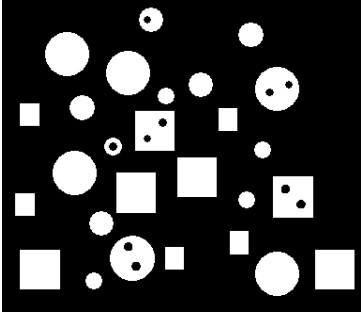
#> input picture SEM6/IPU/CSL444-S23 Prog. Assig2/CSL444-S23 Prog. Assig2/imghole.jpg, 361 x 312 px
$ jupyter execute BT20CSE032_IPUASSIGN2.ipynb
#> lines starting #> are read from the running program, lines starting #| are printed output that depends on the picture; after the words box and inside, x2 and y2 are one past the last pixel; in counts of white or black regions, pixels touching at a corner belong together
#> further down, img is the input picture: shape (312, 361); min 0, max 255, mean 55.5
[cell 1]
#importing libraries
import cv2 as cv2
import numpy as np
import matplotlib.pyplot as plt
import sys

# 1Q. Implement a function Count_hole( ) that takes a black and white image (imghole.jpg) as input and returns number of holes in that image. Use morphological and logical operations in the Count_hole() function implementation.

[cell 2]
import cv2
import numpy as np

def count_holes(image):
    # Preprocessing steps
    kernel = cv2.getStructuringElement(cv2.MORPH_ELLIPSE, (5,5))
    opened = cv2.morphologyEx(image, cv2.MORPH_OPEN, kernel)
    cv2.imshow('opened', opened)
    cv2.waitKey(0)
    _, thresholded = cv2.threshold(opened, 0, 255, cv2.THRESH_BINARY+cv2.THRESH_OTSU)
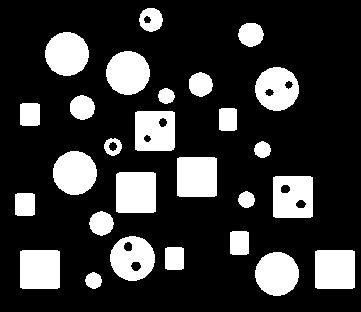
#> thresholded: shape (312, 361); 21.2% white; 27 white regions, largest, box (x1, y1, x2, y2) and area: (116, 172, 156, 213) 1630, (177, 157, 217, 197) 1592, (20, 250, 60, 289) 1552
    cv2.imshow('thresholded', thresholded)
    cv2.waitKey(0)
    # Invert the thresholded image
    inverted = cv2.bitwise_not(thresholded)
    cv2.imshow('inverted', inverted)
    cv2.waitKey(0)
    # Perform connected component labeling
    _, labels = cv2.connectedComponents(inverted)
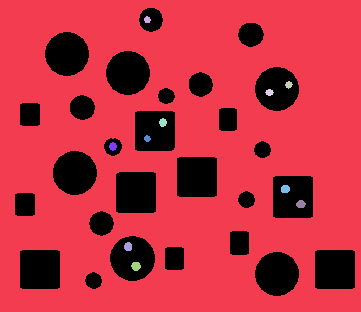
#> labels: shape (312, 361) int32; 12 distinct labels, from 0 to 11; one colour per label, 0 black

    # Subtract 1 from the total number of labels to account for the background label
    hole_count = labels.max() - 1
#> hole_count = 10

    return hole_count


image_path = "imghole.jpg"
img=cv2.imread("imghole.jpg",0)
num_holes = count_holes(img)
#> num_holes = 10
print('Number of holes:', num_holes)
#| Number of holes: 10

# 2Q. Implement a program that uses thresholding and morphological operations to segment the organ of interest in the given CT image, abdomen.jpg. Organs of interest are shown in the below image

[cell 3]
import cv2
import numpy as np
import matplotlib.pyplot as plt

# Read input image
img = cv2.imread("abdomen.jpg")
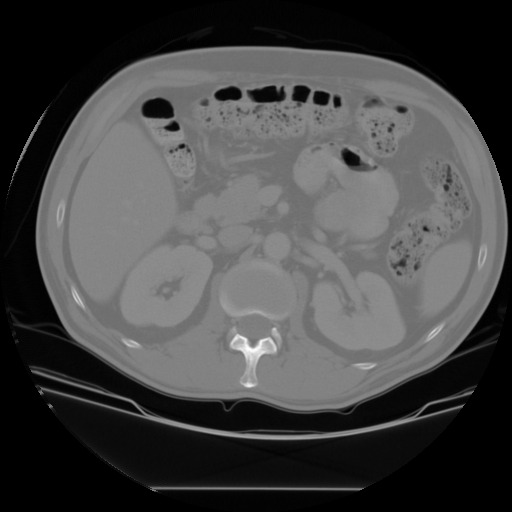
#> input picture SEM6/IPU/CSL444-S23 Prog. Assig2/CSL444-S23 Prog. Assig2/abdomen.jpg, 512 x 512 px
#> img is the input picture: shape (512, 512, 3); min 0, max 255, mean 69.8

# Convert to grayscale
gray = cv2.cvtColor(img, cv2.COLOR_BGR2GRAY)

gray = cv2.GaussianBlur(gray, (5, 5), 0)

ret, thresh = cv2.threshold(gray, 130, 255, cv2.THRESH_BINARY)
#> thresh: shape (512, 512); 17.6% white; 193 white regions (135 under 20 px), largest, box (x1, y1, x2, y2) and area: (70, 123, 175, 298) 11859, (218, 233, 300, 393) 6761, (308, 245, 405, 350) 5450
# Apply morphological operations
kernel = cv2.getStructuringElement(cv2.MORPH_ELLIPSE,(6,6))
opening = cv2.morphologyEx(thresh, cv2.MORPH_OPEN, kernel, iterations=2)
#> opening: shape (512, 512); 14.4% white; 15 white regions

# Find contours and draw them on the image
contours, hierarchy = cv2.findContours(opening, cv2.RETR_EXTERNAL, cv2.CHAIN_APPROX_SIMPLE)
#> contours = 15 contours; largest, box (x1, y1, x2, y2) and area: (72, 125, 176, 299) 11569, (123, 247, 213, 328) 5330, (315, 274, 406, 352) 4512, (220, 235, 298, 323) 4336, (325, 171, 399, 240) 3304
cv2.drawContours(opening, contours, -1, (0, 255, 0), 3)
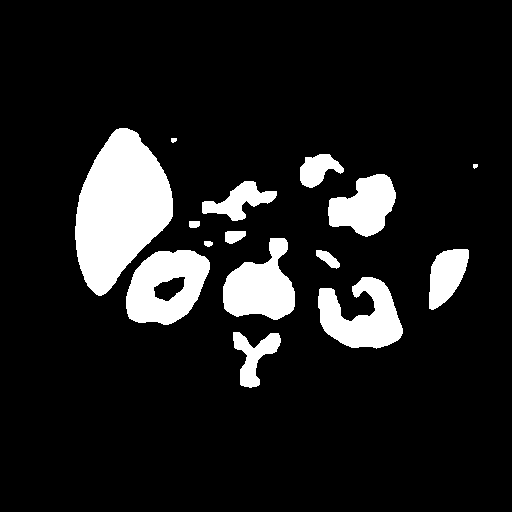
#> opening: shape (512, 512); 11.7% white; 15 white regions, largest, box (x1, y1, x2, y2) and area: (75, 128, 173, 296) 10642, (126, 250, 210, 325) 4265, (223, 238, 295, 320) 3685
ans=cv2.dilate(opening, kernel, iterations=1)
#> ans: shape (512, 512); 14.4% white; 15 white regions, largest, box (x1, y1, x2, y2) and area: (73, 126, 176, 299) 11792, (124, 248, 213, 328) 5201, (316, 275, 406, 352) 4657
num_labels, labels = cv2.connectedComponents(ans)
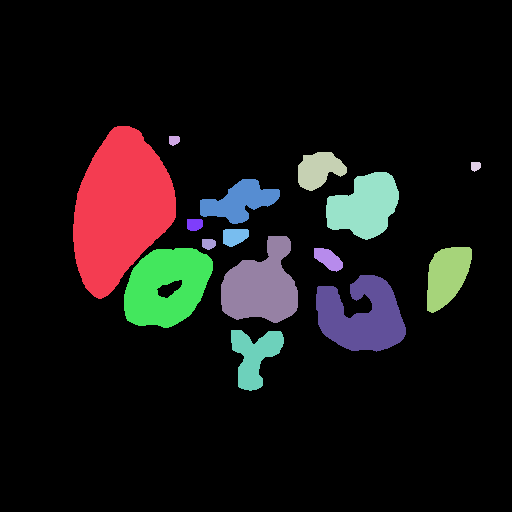
#> labels: shape (512, 512) int32; 16 distinct labels, from 0 to 15; one colour per label, 0 black
#> num_labels = 16

    # Map component labels to hue val, 0-179 is the hue range in OpenCV
label_hue = np.uint8(179*labels/np.max(labels))
blank_ch = 255*np.ones_like(label_hue)
labeled_img = cv2.merge([label_hue, blank_ch, blank_ch])

    # Converting cvt to BGR
labeled_img = cv2.cvtColor(labeled_img, cv2.COLOR_HSV2BGR)

    # set bg label to black
labeled_img[label_hue==0] = 0

fig=plt.figure(figsize=(30,30))
fig.add_subplot(2,3,1)
plt.gray()
plt.imshow(img)
plt.title("Original image")
fig.add_subplot(2,3,2)
plt.gray()
plt.imshow(opening)
plt.title("Segmented image")
fig.add_subplot(2,3,3)
plt.gray()
plt.imshow(cv2.cvtColor(labeled_img, cv2.COLOR_BGR2RGB))
plt.title("Segmented Color image")
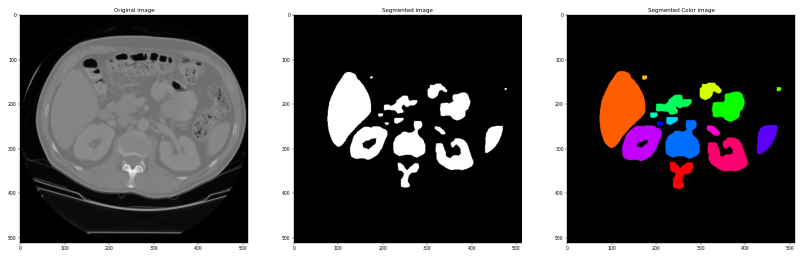
#> figure drawn by matplotlib, 3 panels
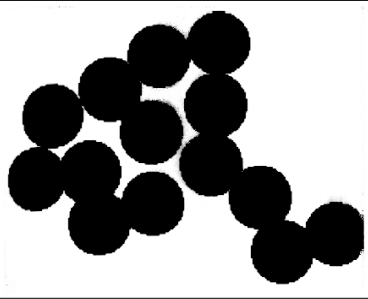
#> input picture SEM6/IPU/CSL444-S23 Prog. Assig2/CSL444-S23 Prog. Assig2/disks.png, 368 x 299 px
#> further down, img is the input picture: shape (299, 368, 3); min 0, max 255, mean 152.5

# 3Q. Implement your own program to detect number of circles in the image disks.png using the circle Hough transforms method and compare the obtained output with built-in function output.

[cell 4]
def Hough_transform(image_path):

    # Load the image and convert it to grayscale
#> called with image_path = 'disks.png'
    img = cv2.imread(image_path)
    gray = cv2.cvtColor(img, cv2.COLOR_BGR2GRAY)
#> gray: shape (299, 368)

    # Define the range of radii of circles to detect
    min_radius = 20
    max_radius = 50
    num_radii = max_radius - min_radius + 1
    radii = np.arange(min_radius, max_radius+1)

    # Initialize the accumulator array with zeros
    accumulator = np.zeros((gray.shape[0], gray.shape[1], num_radii))

    # Threshold the image to get the edge map
    edges = cv2.Canny(gray, 50, 150)
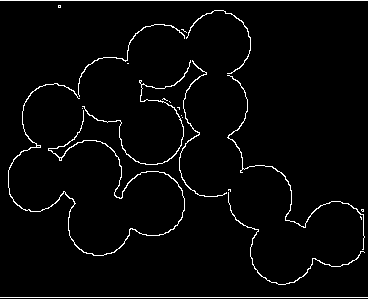
#> edges: shape (299, 368); 3% white in thin lines or dots

    # For each edge pixel, calculate the (x,y) coordinates of the center of the circle
    # that would pass through that pixel for each radius in the range
    for y in range(edges.shape[0]):
        for x in range(edges.shape[1]):
            if edges[y,x] > 0:
                for i, radius in enumerate(radii):
                    for angle in range(0, 360, 10):
                        a = int(x - radius*np.cos(angle*np.pi/180))
                        b = int(y - radius*np.sin(angle*np.pi/180))
                        if a >= 0 and a < edges.shape[1] and b >= 0 and b < edges.shape[0]:
                            accumulator[b,a,i] += 1

    # Find the local maxima in the accumulator array
    circles = []
    threshold = 0.5*np.max(accumulator)
#> threshold = 12
    for y in range(accumulator.shape[0]):
        for x in range(accumulator.shape[1]):
            for i in range(accumulator.shape[2]):
                if accumulator[y,x,i] > threshold:
                    # Check if there is no overlapping circle within a certain distance
                    is_maxima = True
                    for circle in circles:
                        if np.sqrt((circle[0]-x)**2 + (circle[1]-y)**2) < circle[2]:
                            is_maxima = False
                            break
                    if is_maxima:
                        circles.append((x,y,radii[i]))

    # Display the original image with the detected circles overlayed
    output = img.copy()
    for circle in circles:
        cv2.circle(output, (circle[0], circle[1]), circle[2], (0,255,0), 2)
        cv2.rectangle(output, (circle[0] - 5, circle[1] - 5), (circle[0] + 5, circle[1] + 5), (255, 0, 255), -1)
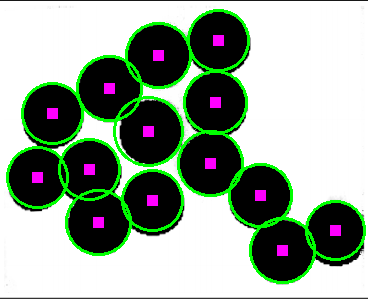
#> output: shape (299, 368, 3); 8.69% of pixels changed, all inside (x1, y1, x2, y2) = (6, 9, 366, 284)
    return (output,len(circles))


img = cv2.imread("disks.png")
output1, num_circles1 = Hough_transform("disks.png")
#> num_circles1 = 14
output2 = img.copy()
# Print the number of circles found
print(f"Number of circles found without built-in function: ", num_circles1)
#| Number of circles found without built-in function:  14


# built-in function method


# Convert the image to grayscale
gray = cv2.cvtColor(img, cv2.COLOR_BGR2GRAY)
# Reduce the noise to avoid false circle detection
blur = cv2.GaussianBlur(gray,(5,5),7)

rows = blur.shape[0]
#> rows = 299
circles = cv2.HoughCircles(blur, cv2.HOUGH_GRADIENT, 1.5, rows / 8, param1=30, param2=30, minRadius=1, maxRadius=70)
#> circles = 14 rows, first 8: [210.8, 164.2, 31.75], [215.2, 105.8, 31.75], [51.75, 116.2, 31], [111.8, 89.25, 33.1], [333.8, 233.2, 32.8], [152.2, 131.2, 32.35], [159.8, 54.75, 32.2], [219.8, 42.75, 30.4]


# detect circles in the image
# ensure at least some circles were found
if circles is not None:
    # convert the (x, y) coordinates and radius of the circles to integers
    circles = np.round(circles[0, :]).astype("int")
#> circles = 14 rows, first 8: [211, 164, 32], [215, 106, 32], [52, 116, 31], [112, 89, 33], [334, 233, 33], [152, 131, 32], [160, 55, 32], [220, 43, 30]
    # loop over the (x, y) coordinates and radius of the circles
    for (x, y, r) in circles:
        # draw the circle in the output image, then draw a rectangle
        # corresponding to the center of the circle
        cv2.circle(output2, (x, y), r, (0, 255, 0), 4)
        cv2.rectangle(output2, (x - 5, y - 5), (x + 5, y + 5), (0, 128, 255), -1)
#> this loop made 14 passes
#> (x, y, r) on passes 1 to 12: (211, 164, 32), (215, 106, 32), (52, 116, 31), (112, 89, 33), (334, 233, 33), (152, 131, 32), (160, 55, 32), (220, 43, 30), (38, 179, 31), (151, 199, 37), (259, 196, 31), (283, 250, 34)
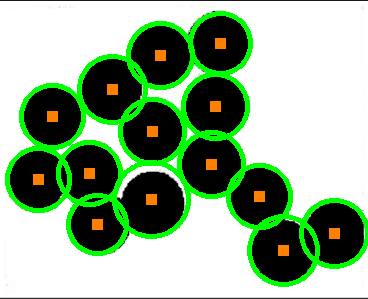
#> output2: shape (299, 368, 3); 13.25% of pixels changed, all inside (x1, y1, x2, y2) = (5, 11, 368, 287)

num_circles2 = len(circles)
#> num_circles2 = 14
print(f"Number of circles found with built-in function: ", num_circles2)
#| Number of circles found with built-in function:  14
plt.figure(figsize=(15, 15))
plt.subplot(2,3,1)
plt.imshow(img)
plt.title("Input Image")

plt.subplot(2,3,2)
plt.imshow(output1)
plt.title("Image without Built-In function")

plt.subplot(2,3,3)
plt.imshow(output2)
plt.title("Image with Built-In function")
#> figure, not shown here; B, G, R data is drawn as R, G, B
